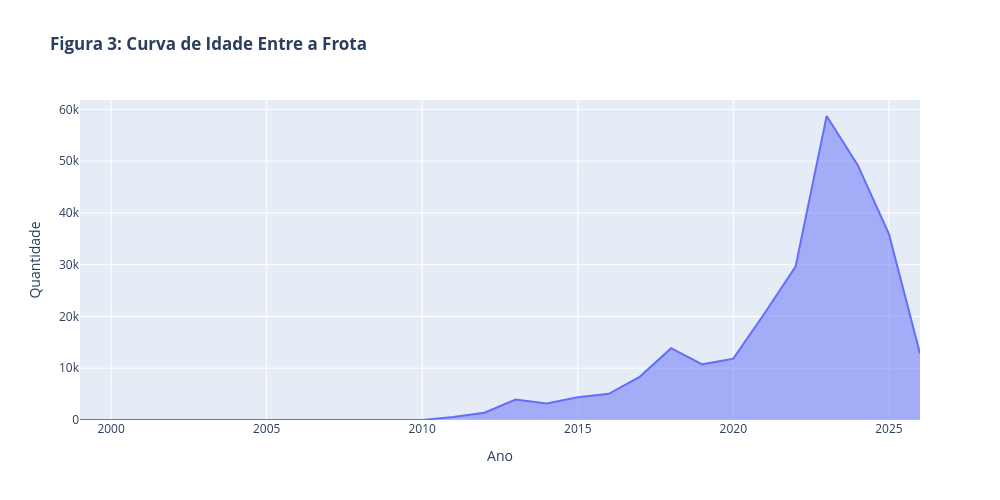

The notebook cell saved with this chart:
### Code cell
# Agrupando por ano

evolucao_anual = utils.registrations_by_year(df_limpo)

fig = viz.model_year_area(evolucao_anual)

fig.show()

### Figure 1 — Plotly figure (JSON) as saved in the notebook; plotly's stock layout.template omitted (floating-point values rounded to 4 significant figures)
{"data": [{"fillpattern": {"shape": ""}, "hovertemplate": "Ano=%{x}<br>Quantidade=%{y}<extra></extra>", "legendgroup": "", "line": {"color": "#636efa"}, "marker": {"symbol": "circle"}, "mode": "lines", "name": "", "orientation": "v", "showlegend": false, "stackgroup": "1", "type": "scatter", "x": [1999, 2000, 2002, 2003, 2008, 2010, 2011, 2012, 2013, 2014, 2015, 2016, 2017, 2018, 2019, 2020, 2021, 2022, 2023, 2024, 2025, 2026], "xaxis": "x", "y": [2, 8, 1, 1, 20, 23, 589, 1395, 3961, 3210, 4389, 5061, 8383, 13863, 10752, 11857, 20564, 29620, 58714, 49221, 35972, 12848], "yaxis": "y"}], "layout": {"height": 500, "legend": {"tracegroupgap": 0}, "title": {"text": "<b>Figura 3: Curva de Idade Entre a Frota<b>"}, "width": 1000, "xaxis": {"anchor": "y", "domain": [0.0, 1.0], "title": {"text": "Ano"}}, "yaxis": {"anchor": "x", "domain": [0.0, 1.0], "title": {"text": "Quantidade"}}}}
